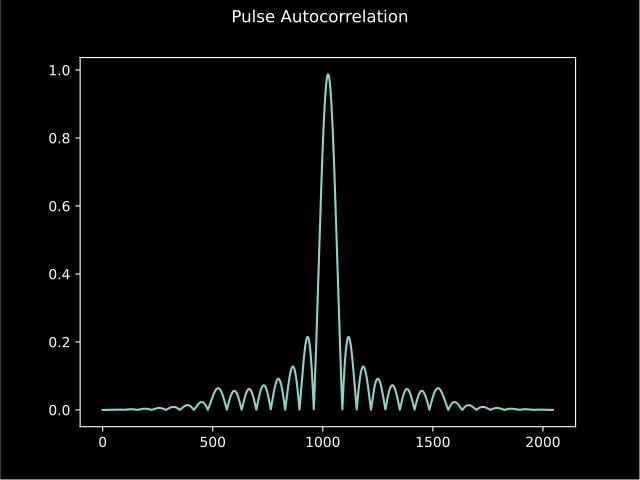

Here is the Python script that generated this plot:
import matplotlib.pyplot as plt
from hermespy.modem import RootRaisedCosineWaveform

waveform = RootRaisedCosineWaveform(num_preamble_symbols=1, num_data_symbols=0)
waveform.plot_filter_correlation()

plt.show()
